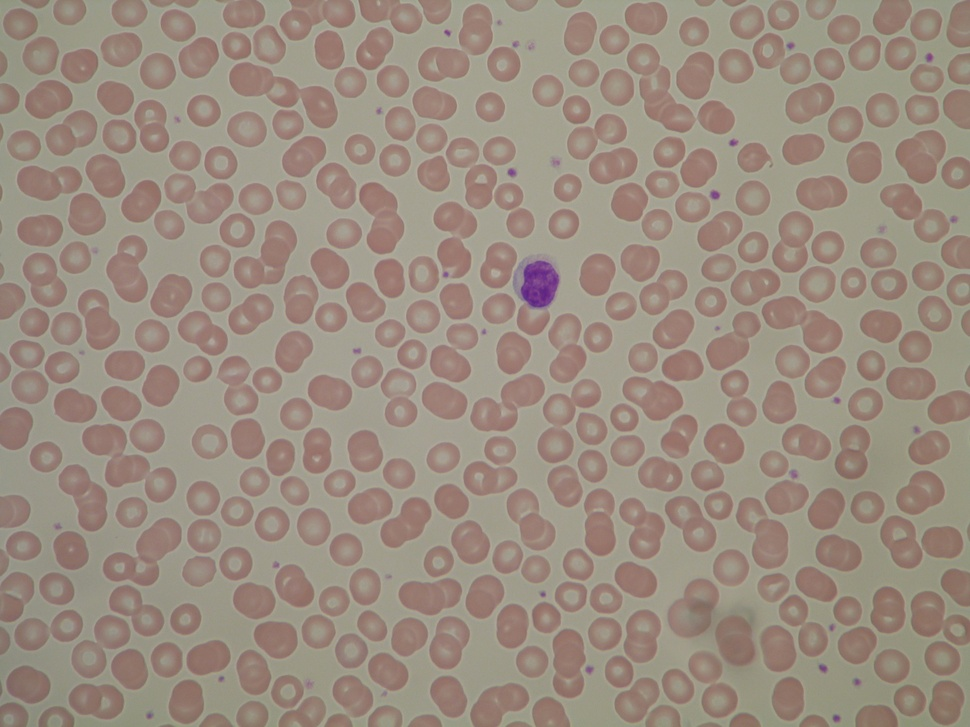
#> input picture dataset/main1.jpg, 970 x 727 px, shrunk from 2592 x 1944 before the run
$ python -i detector.py   (imports and definitions only)
#> lines starting #> are read from the running program, lines starting #| are printed output that depends on the picture; after the words box and inside, x2 and y2 are one past the last pixel; in counts of white or black regions, pixels touching at a corner belong together
#> further down, picture is the input picture: shape (727, 970, 3); mean B, G, R 127.9, 140.8, 155.2
### processing/utilities.py
import numpy as np
from collections import deque


def extract_channels(img, channel='s'):
#> called with channel = 's'
    bgr = img.astype(np.float32) / 255.0
    blue, green, red = bgr[..., 0], bgr[..., 1], bgr[..., 2]
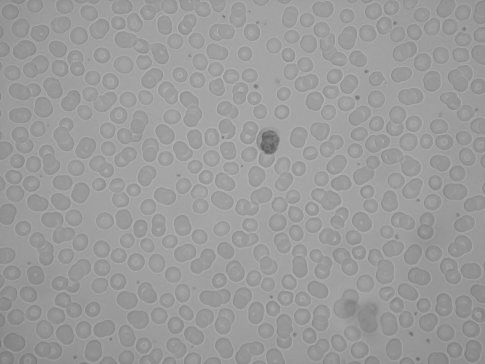
#> red: shape (727, 970) float32 (shown at 1/2 size); min 0.353, max 0.761, mean 0.609

    c_max = np.max(bgr, axis=2)
    c_min = np.min(bgr, axis=2)
    delta = c_max - c_min
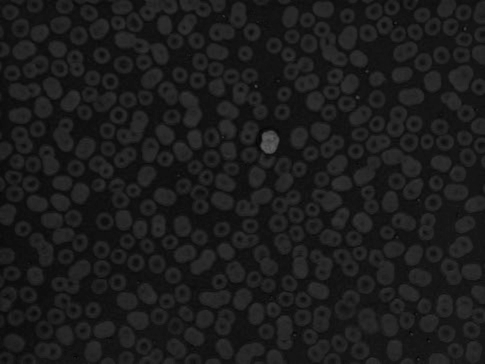
#> delta: shape (727, 970) float32 (shown at 1/2 size); min 0.00784, max 0.384, mean 0.108

    if channel == 'h':
        h = np.zeros_like(c_max)
        mask_delta = delta > 0
        mask_r = (c_max == red) & mask_delta
        h[mask_r] = (green[mask_r] - blue[mask_r]) / delta[mask_r]
        h[mask_r] = np.mod(h[mask_r], 6)

        mask_g = (c_max == green) & mask_delta
        h[mask_g] = ((blue[mask_g] - red[mask_g]) / delta[mask_g]) + 2
        mask_b = (c_max == blue) & mask_delta
        h[mask_b] = ((red[mask_b] - green[mask_b]) / delta[mask_b]) + 4

        h = h * 60.0
        h[h < 0] += 360
        h_final = (h / 2).astype(np.uint8)
        return h_final

    elif channel == 's':
        s = np.zeros_like(c_max)
        non_zero_v = c_max > 0
#> non_zero_v: shape (727, 970) bool; every value is 1
        s[non_zero_v] = delta[non_zero_v] / c_max[non_zero_v]
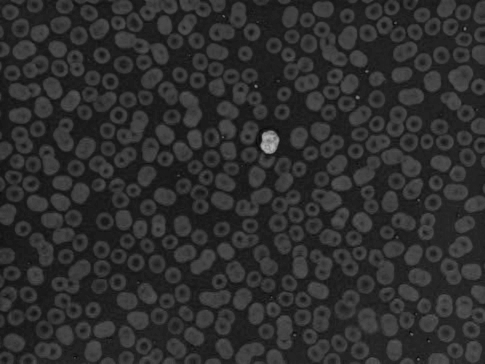
#> s: shape (727, 970) float32 (shown at 1/2 size); min 0.0139, max 0.74, mean 0.18
        s_final = (s * 255).astype(np.uint8)
        return s_final

    elif channel == 'v':
        v_final = (c_max * 255).astype(np.uint8)
        return v_final

    else:
        print("select correct channel (h-s-v)")
        return None


def median_blur(img, kernel_size=3):
#> called with kernel_size = 5
    pad_size = kernel_size // 2
    rows, cols = img.shape
    padded_img = np.pad(img, (pad_size, pad_size), mode='edge')
    shifted_layers = []

    for r_shift in range(-pad_size, pad_size + 1):
        for c_shift in range(-pad_size, pad_size + 1):
            r_start = pad_size + r_shift
            r_end = r_start + rows
            c_start = pad_size + c_shift
            c_end = c_start + cols
            layer = padded_img[r_start:r_end, c_start:c_end]
            shifted_layers.append(layer)
#> after the loop, shifted_layers = 25 items

    stack = np.dstack(shifted_layers)
    output_img = np.median(stack, axis=2).astype(np.uint8)
    return output_img


def threshold(img, threshold_value=127):
    binary_img = np.zeros_like(img)
    binary_img[img > threshold_value] = 255
    return binary_img


# [32 lines left out: function filter_and_count_manual, not called in this run]

### processing/detector.py
import cv2
import numpy as np
import processing.utilities as filters


def _segment_method3(image, min_contour_area=80):
    channel = filters.extract_channels(image, channel='s')
    median = filters.median_blur(channel, kernel_size=5)
    binary = filters.threshold(median, threshold_value=90)
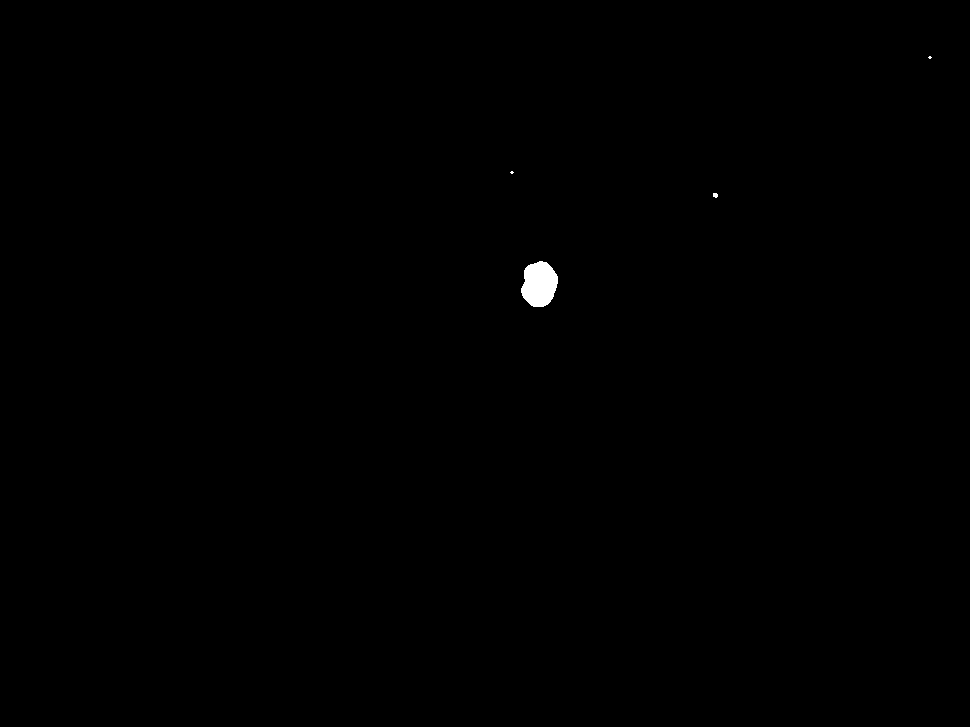
#> binary: shape (727, 970); 0.19% white; 4 white regions (2 under 20 px), largest, box (x1, y1, x2, y2) and area: (521, 261, 558, 307) 1293, (713, 193, 718, 198) 21

    kernel = np.ones((3, 3), np.uint8)
    mask = cv2.morphologyEx(binary, cv2.MORPH_OPEN, kernel, iterations=2)
#> mask: shape (727, 970); 0.18% white; 1 white region, box (x1, y1, x2, y2) and area: (521, 262, 558, 307) 1289
    mask = cv2.morphologyEx(mask, cv2.MORPH_CLOSE, kernel, iterations=2)
#> mask: shape (727, 970); 0.18% white; 1 white region, box (x1, y1, x2, y2) and area: (521, 262, 558, 307) 1292

    gradient = cv2.morphologyEx(mask, cv2.MORPH_GRADIENT, kernel)
#> gradient: shape (727, 970); 0.05% white in thin lines or dots, all inside (x1, y1, x2, y2) = (520, 261, 559, 308)
    centers = cv2.subtract(mask, gradient)
#> centers: shape (727, 970); 0.16% white; 1 white region, box (x1, y1, x2, y2) and area: (522, 263, 557, 306) 1132

    dist_transform = cv2.distanceTransform(centers, cv2.DIST_L2, 5)
    _, sure_fg = cv2.threshold(dist_transform, 0.7 * dist_transform.max(), 255, 0)
#> sure_fg: shape (727, 970) float32; 0.02% white; 1 white region, box (x1, y1, x2, y2) and area: (534, 274, 546, 295) 161
    sure_fg = np.uint8(sure_fg)

    sure_bg = cv2.dilate(mask, kernel, iterations=3)
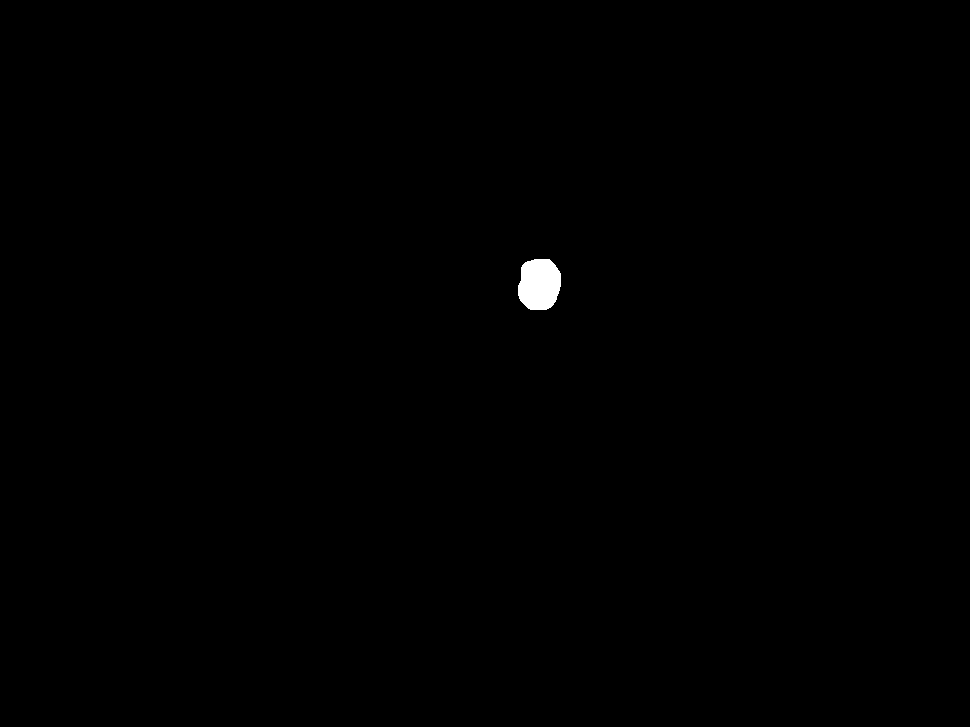
#> sure_bg: shape (727, 970); 0.26% white; 1 white region, box (x1, y1, x2, y2) and area: (518, 259, 561, 310) 1820
    unknown = cv2.subtract(sure_bg, sure_fg)
#> unknown: shape (727, 970); 0.24% white; 1 white region, box (x1, y1, x2, y2) and area: (518, 259, 561, 310) 1659

    ret, markers = cv2.connectedComponents(sure_fg)
#> ret = 2
    markers = markers + 1
    markers[unknown == 255] = 0

    markers = cv2.watershed(image, markers)
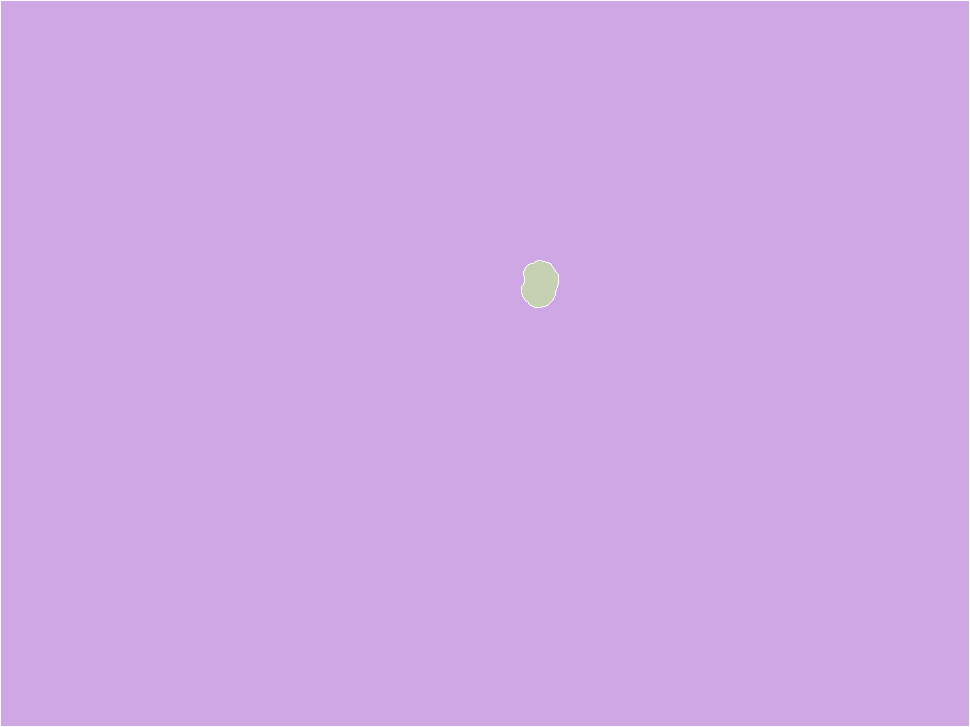
#> markers: shape (727, 970) int32; 3 distinct labels, from -1 to 2; one colour per label, 0 black, -1 white
    final_mask = np.zeros_like(channel, dtype=np.uint8)

    for marker_id in range(2, ret + 1):
        cell_mask = np.zeros_like(channel, dtype=np.uint8)
        cell_mask[markers == marker_id] = 255
        contours, _ = cv2.findContours(cell_mask, cv2.RETR_EXTERNAL, cv2.CHAIN_APPROX_SIMPLE)
        if not contours:
            continue
        c = max(contours, key=cv2.contourArea)
        if cv2.contourArea(c) > min_contour_area:
            cv2.drawContours(final_mask, [c], -1, 255, -1)
#> cell_mask: shape (727, 970); 0.18% white; 1 white region, box (x1, y1, x2, y2) and area: (522, 261, 558, 307) 1292
    return final_mask


# [4 lines left out: function detect_and_count, not called in this run]

>>> import cv2
>>> picture = cv2.imread('../dataset/main1.jpg')
>>> result = _segment_method3(picture)
